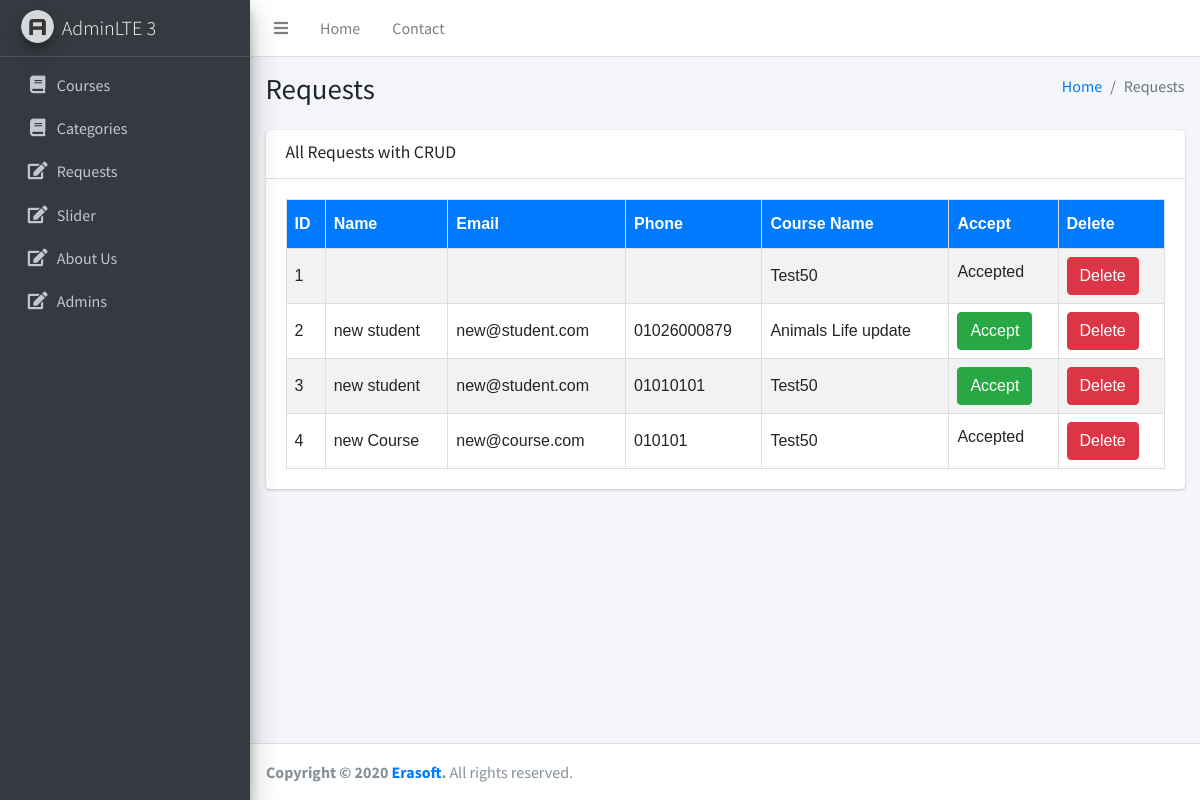
The page /admin/pages/tables/Requests.php on the database its author committed.
### tables this page shows
CREATE TABLE `requests` (
  `id` bigint(20) NOT NULL,
  `name` varchar(255) NOT NULL,
  `email` varchar(255) NOT NULL,
  `phone` varchar(255) NOT NULL,
  `status` tinyint(1) NOT NULL DEFAULT 0,
  `course_id` bigint(20) NOT NULL
);

CREATE TABLE `courses` (
  `id` bigint(20) NOT NULL,
  `title` varchar(255) NOT NULL,
  `price` varchar(255) NOT NULL,
  `image` varchar(255) NOT NULL,
  `body` text NOT NULL,
  `category_id` bigint(20) NOT NULL
);

### admin/backend/Requests.php (called while the page is built, shortened)
<?php
include "dbcont.php";
class Requests{
    public static function getRequests(){
        global $cont;
        $requests = $cont->prepare(
            'SELECT requests.id, requests.name, requests.email, requests.status, requests.phone, courses.title FROM requests INNER JOIN courses ON requests.course_id = courses.id '
        );
        $requests->execute();
        return $requests;
    }
}

### admin/pages/tables/Requests.php (the view, shortened to what this page needs)
<!DOCTYPE html>
<html lang="en">
<head>
  <link rel="stylesheet" href="../../plugins/fontawesome-free/css/all.min.css">
  <link rel="stylesheet" href="../../dist/css/adminlte.min.css">
    <link rel="stylesheet" href="../../dist/css/table.css">
</head>
<body class="hold-transition sidebar-mini">
<div class="wrapper">
  <nav class="main-header navbar navbar-expand navbar-white navbar-light">
    <ul class="navbar-nav">
      <li class="nav-item">
        <a class="nav-link" data-widget="pushmenu" href="#" role="button"><i class="fas fa-bars"></i></a>
      </li>
      <li class="nav-item d-none d-sm-inline-block">
        <a href="../../index3.html" class="nav-link">Home</a>
      </li>
      <li class="nav-item d-none d-sm-inline-block">
        <a href="#" class="nav-link">Contact</a>
      </li>
    </ul>
  </nav>
    <aside class="main-sidebar sidebar-dark-primary elevation-4">
        <a href="../../index.php" class="brand-link">
            <img src="../../dist/img/AdminLTELogo.png" alt="AdminLTE Logo" class="brand-image img-circle elevation-3" style="opacity: .8">
            <span class="brand-text font-weight-light">AdminLTE 3</span>
        </a>
        <div class="sidebar">
            <nav class="mt-2">
                <ul class="nav nav-pills nav-sidebar flex-column" data-widget="treeview" role="menu" data-accordion="false">
                    <li class="nav-item">
                        <a href="Courses.php" class="nav-link">
                            <i class="nav-icon fas fa-book"></i>
                            <p>
                                Courses
                            </p>
                        </a>
                    </li>
                    <li class="nav-item">
                        <a href="Categories.php" class="nav-link">
                            <i class="nav-icon fas fa-book"></i>
                            <p>
                                Categories
                            </p>
                        </a>
                    </li>
                    <li class="nav-item">
                        <a href="Requests.php" class="nav-link">
                            <i class="nav-icon fas fa-edit"></i>
                            <p>
                                Requests
                            </p>
                        </a>
                    </li>
                    <li class="nav-item">
                        <a href="Sliders.php" class="nav-link">
                            <i class="nav-icon fas fa-edit"></i>
                            <p>
                                Slider
                            </p>
                        </a>
                    </li>
                    <li class="nav-item">
                        <a href="../forms/update-about.php" class="nav-link">
                            <i class="nav-icon fas fa-edit"></i>
                            <p>
                                About Us
                            </p>
                        </a>
                    </li>
                    <li class="nav-item">
                        <a href="Admins.php" class="nav-link">
                            <i class="nav-icon fas fa-edit"></i>
                            <p>
                                Admins
                            </p>
                        </a>
                    </li>
                </ul>
            </nav>
        </div>
    </aside>
  <div class="content-wrapper">
    <section class="content-header">
      <div class="container-fluid">
        <div class="row mb-2">
          <div class="col-sm-6">
            <h1>Requests</h1>
          </div>
          <div class="col-sm-6">
            <ol class="breadcrumb float-sm-right">
              <li class="breadcrumb-item"><a href="#">Home</a></li>
              <li class="breadcrumb-item active">Requests</li>
            </ol>
          </div>
        </div>
      </div>
    </section>
    <section class="content">
      <div class="container-fluid">
        <div class="row">
          <div class="col-12">
            <div class="card">
              <div class="card-header">
                <h3 class="card-title">All Requests with CRUD</h3><br>
              </div>
              <div class="card-body">
                  <table id="database-table">
                      <tr>
                          <th>ID</th>
                          <th>Name</th>
                          <th>Email</th>
                          <th>Phone</th>
                          <th>Course Name</th>
                          <th>Accept</th>
                          <th>Delete</th>
                      </tr>
                    <?php
                      include "../../backend/Requests.php";
                      $requests = Requests::getRequests();
                      $data = $requests->fetchAll(PDO::FETCH_ASSOC);
                      $count = 0;
                      foreach ($data as $row) {
                        $count++;
                    ?>
                      <tr>
                          <td><?= $count; ?></td>
                          <td><?= $row['name']; ?></td>
                          <td><?= $row['email']; ?></td>
                          <td><?= $row['phone']; ?></td>
                          <td><?= $row['title']; ?></td>
                          <?php
                            if ($row['status'] == 0) {?>
                              <td>
                                    <button value="<?= $row['id']; ?>"  class="btn btn-success id" id="update<?= $row['id']; ?>">Accept</button>
                              </td>
                            <?php }else {?>
                              <td><h6>Accepted</h6></td>
                             <?php } ?>
                          <td><a href="#" class="btn btn-danger">Delete</a></td>
                      </tr>
                      <?php } ?>
                  </table>
              </div>
            </div>
          </div>
        </div>
      </div>
    </section>
  </div>
  <footer class="main-footer">
      <strong>Copyright &copy; 2020 <a href="#">Erasoft</a>.</strong> All rights reserved.
  </footer>
</div>
</body>
</html>

### rows shown on the page
requests: course.title "Test50", status "Accepted"
requests: name "new student", email "new@student.com", phone "01026000879", course.title "Animals Life update", $row['id'] 10 (drawn)
requests: name "new student", email "new@student.com", phone "01010101", course.title "Test50", $row['id'] 11 (drawn)
requests: name "new Course", email "new@course.com", phone "010101", course.title "Test50", status "Accepted"
